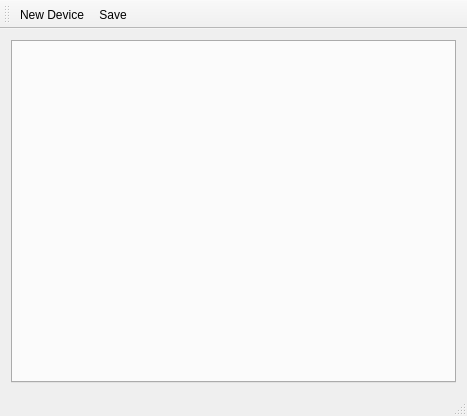
<?xml version="1.0" encoding="UTF-8"?>
<ui version="4.0">
 <class>Qonfigure</class>
 <widget class="QMainWindow" name="Qonfigure">
  <property name="geometry">
   <rect>
    <x>0</x>
    <y>0</y>
    <width>467</width>
    <height>416</height>
   </rect>
  </property>
  <property name="windowTitle">
   <string>Qonfigure</string>
  </property>
  <widget class="QWidget" name="centralWidget">
   <layout class="QGridLayout" name="gridLayout">
    <item row="1" column="0">
     <widget class="QTabWidget" name="devices">
      <property name="currentIndex">
       <number>-1</number>
      </property>
      <property name="tabsClosable">
       <bool>true</bool>
      </property>
     </widget>
    </item>
   </layout>
  </widget>
  <widget class="QMenuBar" name="menuBar">
   <property name="geometry">
    <rect>
     <x>0</x>
     <y>0</y>
     <width>467</width>
     <height>21</height>
    </rect>
   </property>
  </widget>
  <widget class="QToolBar" name="mainToolBar">
   <attribute name="toolBarArea">
    <enum>TopToolBarArea</enum>
   </attribute>
   <attribute name="toolBarBreak">
    <bool>false</bool>
   </attribute>
   <addaction name="actionNew_Device"/>
   <addaction name="actionSave"/>
  </widget>
  <widget class="QStatusBar" name="statusBar"/>
  <action name="actionNew_Device">
   <property name="text">
    <string>New Device</string>
   </property>
  </action>
  <action name="actionSave">
   <property name="text">
    <string>Save</string>
   </property>
   <property name="shortcut">
    <string>Ctrl+S</string>
   </property>
  </action>
 </widget>
 <layoutdefault spacing="6" margin="11"/>
 <resources/>
 <connections>
  <connection>
   <sender>devices</sender>
   <signal>tabCloseRequested(int)</signal>
   <receiver>Qonfigure</receiver>
   <slot>removeTab(int)</slot>
   <hints>
    <hint type="sourcelabel">
     <x>242</x>
     <y>108</y>
    </hint>
    <hint type="destinationlabel">
     <x>364</x>
     <y>49</y>
    </hint>
   </hints>
  </connection>
 </connections>
 <slots>
  <slot>changeTabCount()</slot>
  <slot>removeTab(int)</slot>
 </slots>
</ui>
